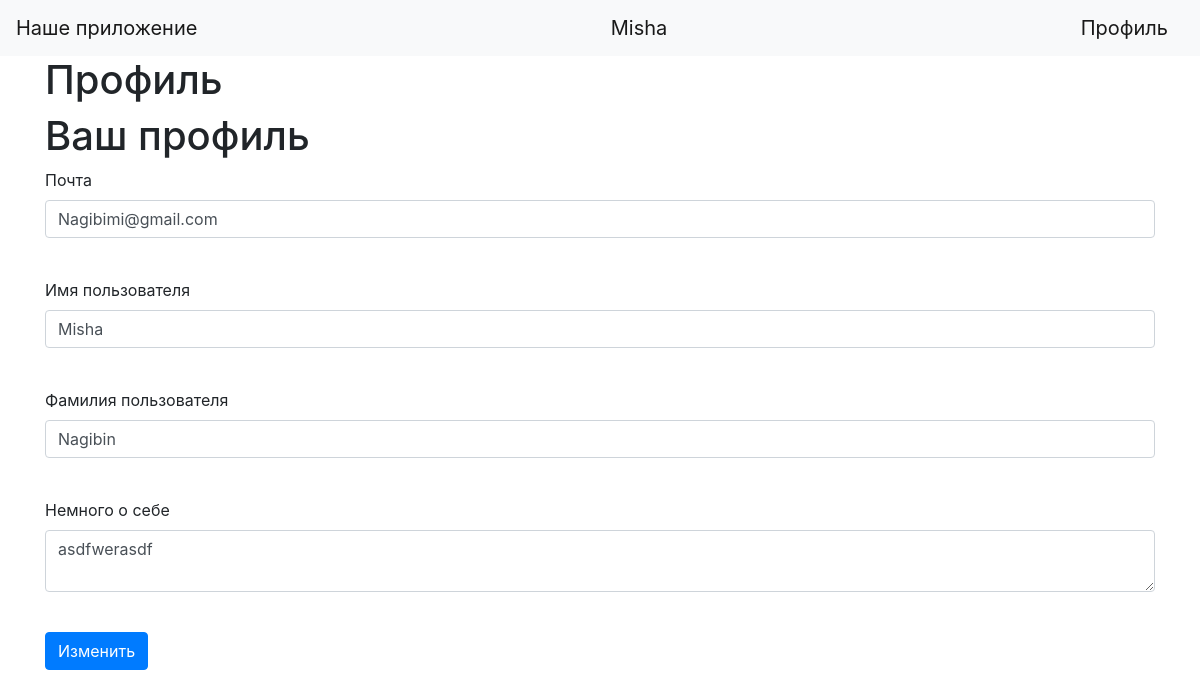
/redprof (signed in), run on an earlier commit of the app's database.
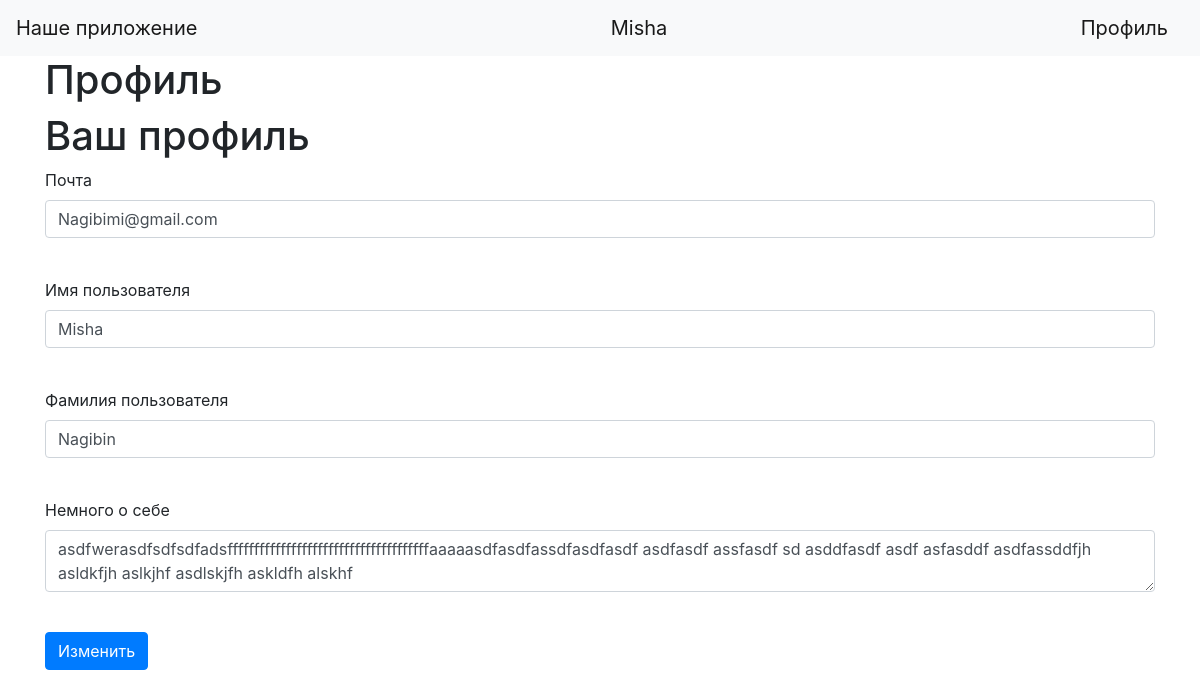
And on a later commit of the database.
### data/users.py (models this page shows, shortened)
class User(SqlAlchemyBase, UserMixin, SerializerMixin):
    __tablename__ = "users"
    id = sqlalchemy.Column(sqlalchemy.Integer, primary_key=True, autoincrement=True)
    name = sqlalchemy.Column(sqlalchemy.String, nullable=True)
    surname = sqlalchemy.Column(sqlalchemy.String, nullable=True)
    about = sqlalchemy.Column(sqlalchemy.String, nullable=True)
    email = sqlalchemy.Column(sqlalchemy.String, index=True, unique=True, nullable=True)
    hashed_password = sqlalchemy.Column(sqlalchemy.String, nullable=True)
    created_date = sqlalchemy.Column(sqlalchemy.DateTime, default=datetime.datetime.now)

### main.py (the view, shortened to what this page needs)
@app.route("/redprof", methods=["GET", "POST"])
def redprof():
    form = Profile()
    return render_template("profile1.html", form=form)

### data/Forms.py
class Profile(FlaskForm):
    email = EmailField("Почта", validators=[DataRequired()])
    name = StringField("Имя пользователя", validators=[DataRequired()])
    surname = StringField("Фамилия пользователя", validators=[DataRequired()])
    about = TextAreaField("Немного о себе")
    submit = SubmitField("Изменить")

### data/db_session.py (called while the page is built)
def create_session() -> Session:
    global __factory
    return __factory()

### main.py (called while the page is built)
@login_manager.user_loader
def load_user(user_id):
    db_sess = db_session.create_session()
    return db_sess.query(User).get(user_id)

### templates/profile1.html (shortened to what this page needs)
{% extends "base.html" %}
{% block content %}
    <head>
    <link rel="stylesheet"
          href="https://stackpath.bootstrapcdn.com/bootstrap/4.4.1/css/bootstrap.min.css"
>
    <h1>Профиль</h1>
    <form action="" method="post">
    <h1>Ваш профиль</h1>
        <p>
    {{ form.email.label }}<br>
        <input class="form-control" id="email" name="email" required type="text" value="{{ current_user.email }}"><br>
        </p>
         <p>
    {{ form.name.label }}<br>
        <input class="form-control" id="name" name="name" required type="text" value="{{ current_user.name }}"><br>
        </p>
         <p>
    {{ form.surname.label }}<br>
        <input class="form-control" id="surname" name="surname" required type="text" value="{{ current_user.surname }}"><br>
        </p>
         <p>
    {{ form.about.label }}<br>
             <textarea class="form-control" id="about" name="about" required type="text">{{ current_user.about }}</textarea><br>
        </p>
       <p>{{ form.submit(type="submit", class="btn btn-primary") }}</p>
    </form>
{% endblock %}

### templates/base.html (shortened to what this page needs)
<!doctype html>
<html lang="en">
<head>
   <link rel="stylesheet"
                    href="https://cdn.jsdelivr.net/npm/bootstrap@5.0.0-beta1/dist/css/bootstrap.min.css"
>
</head>
<body>
<header>
    <nav class="navbar navbar-light bg-light">
        <a class="navbar-brand" href="#">Наше приложение</a>
        {% if current_user.is_authenticated %}
            <a class="navbar-brand" href="/logout">{{ current_user.name }}</a>
            <a class="navbar-brand" href="/profile">Профиль</a>
        {% else %}
            <p>
                <a class="btn btn-primary " href="/register">Зарегистрироваться</a>
                <a class="btn btn-success" href="/login">Войти</a>
            </p>
        {% endif %}
    </nav>
</header>
<main role="main" class="container">
    {% block content %}{% endblock %}
</main>
</body>
</html>

What changed in the data, as far as the page shows it:
changed User "Misha": about "asdfwerasdf" → "asdfwerasdfsdfsdfadsffffffffffffffffffffffffffffffffffffffaaaaasdfasdfassdfasdfasdf asdfasdf assfasdf sd asddfasdf asdf asfasddf asdfassddfjh asldkfjh aslkjhf asdlskjfh askldfh alskhf"
